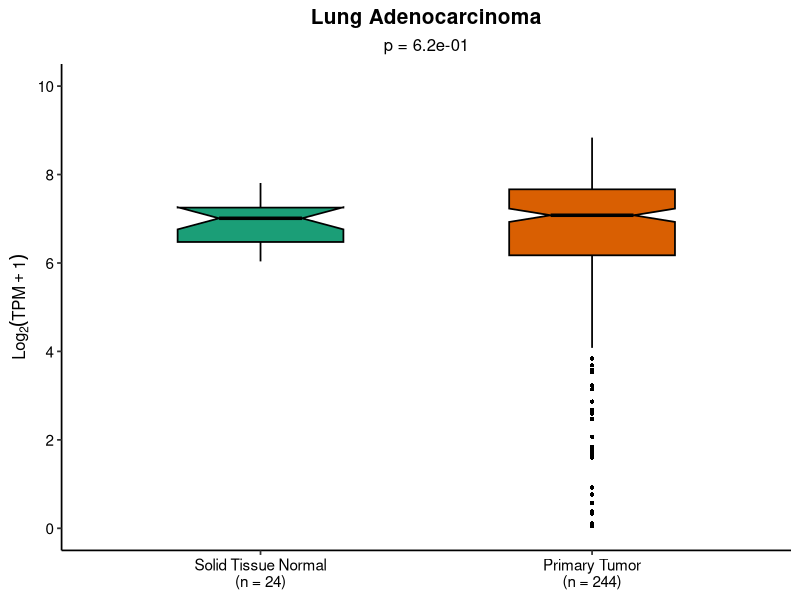

Write the R code that produced this figure.
library(ggplot2)

df <- read.table("nkx2_1_data.tsv", header = TRUE, sep = "\t", stringsAsFactors = FALSE)
df$log2_tpm <- log2(df$tpm + 1)
df$sample_type <- factor(df$sample_type, levels = c("Solid_Tissue_Normal", "Primary_Tumor"))

normal <- df$log2_tpm[df$sample_type == "Solid_Tissue_Normal"]
tumor  <- df$log2_tpm[df$sample_type == "Primary_Tumor"]
p_val  <- formatC(wilcox.test(tumor, normal)$p.value, format = "e", digits = 1)

label_normal <- paste0("Solid Tissue Normal\n(n = ", length(normal), ")")
label_tumor  <- paste0("Primary Tumor\n(n = ", length(tumor), ")")

p <- ggplot(df, aes(x = sample_type, y = log2_tpm, fill = sample_type)) +
  geom_boxplot(
    notch = TRUE,
    width = 0.5,
    outlier.size = 1.2,
    outlier.shape = 16,
    color = "black",
    linewidth = 0.6
  ) +
  scale_fill_manual(values = c("Solid_Tissue_Normal" = "#1B9E77", "Primary_Tumor" = "#D95F02")) +
  scale_x_discrete(labels = c("Solid_Tissue_Normal" = label_normal, "Primary_Tumor" = label_tumor)) +
  scale_y_continuous(limits = c(0, 10), breaks = seq(0, 10, by = 2)) +
  labs(
    title = "Lung Adenocarcinoma",
    subtitle = paste0("p = ", p_val),
    y = expression(Log[2](TPM + 1)),
    x = NULL
  ) +
  theme_classic(base_size = 13) +
  theme(
    plot.title = element_text(hjust = 0.5, face = "bold", size = 15),
    plot.subtitle = element_text(hjust = 0.5, size = 12),
    axis.text.x = element_text(color = "black", size = 11, lineheight = 0.9),
    axis.text.y = element_text(color = "black", size = 11),
    axis.title.y = element_text(face = "plain", size = 12),
    legend.position = "none"
  )

ggsave("LUAD_ggplot.png", plot = p, width = 4.8, height = 6.2, dpi = 300)
